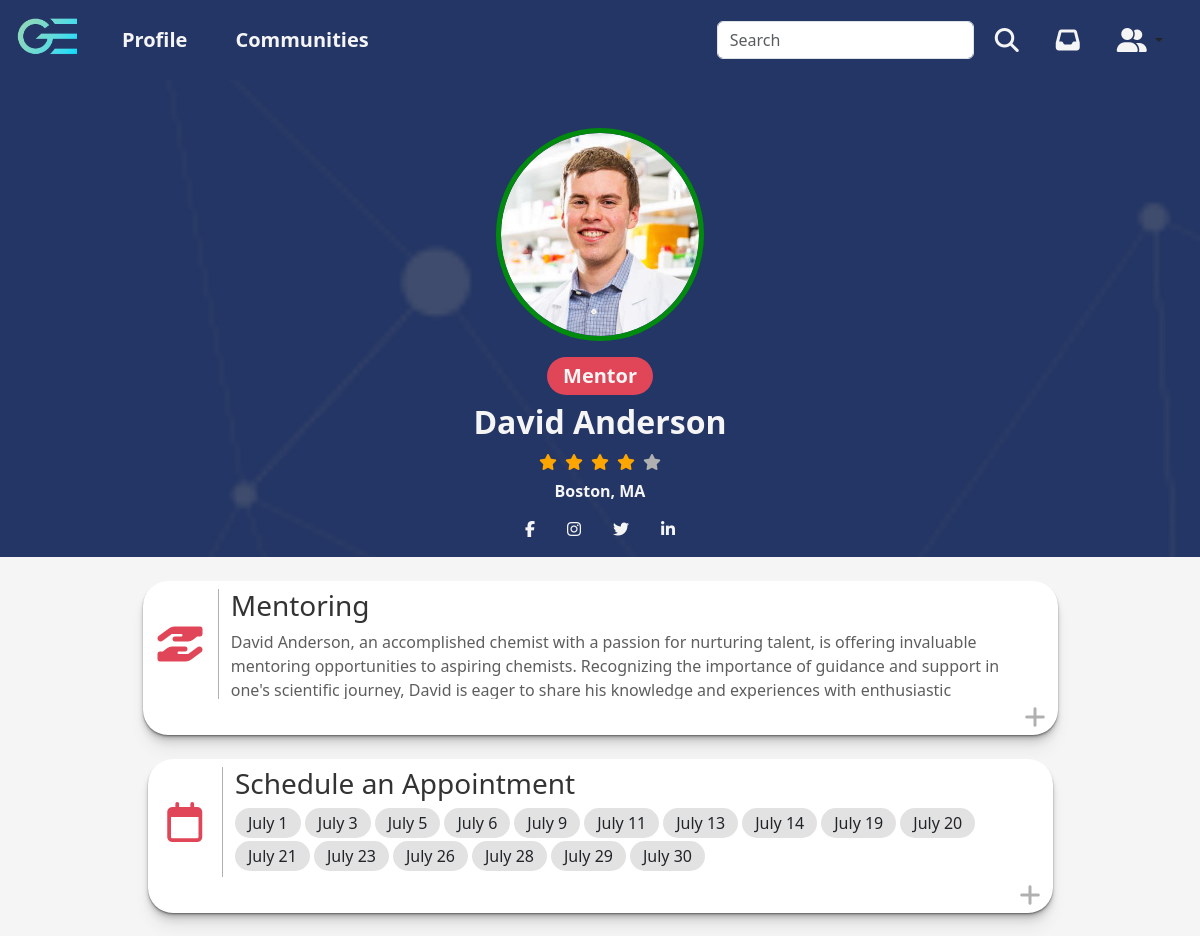
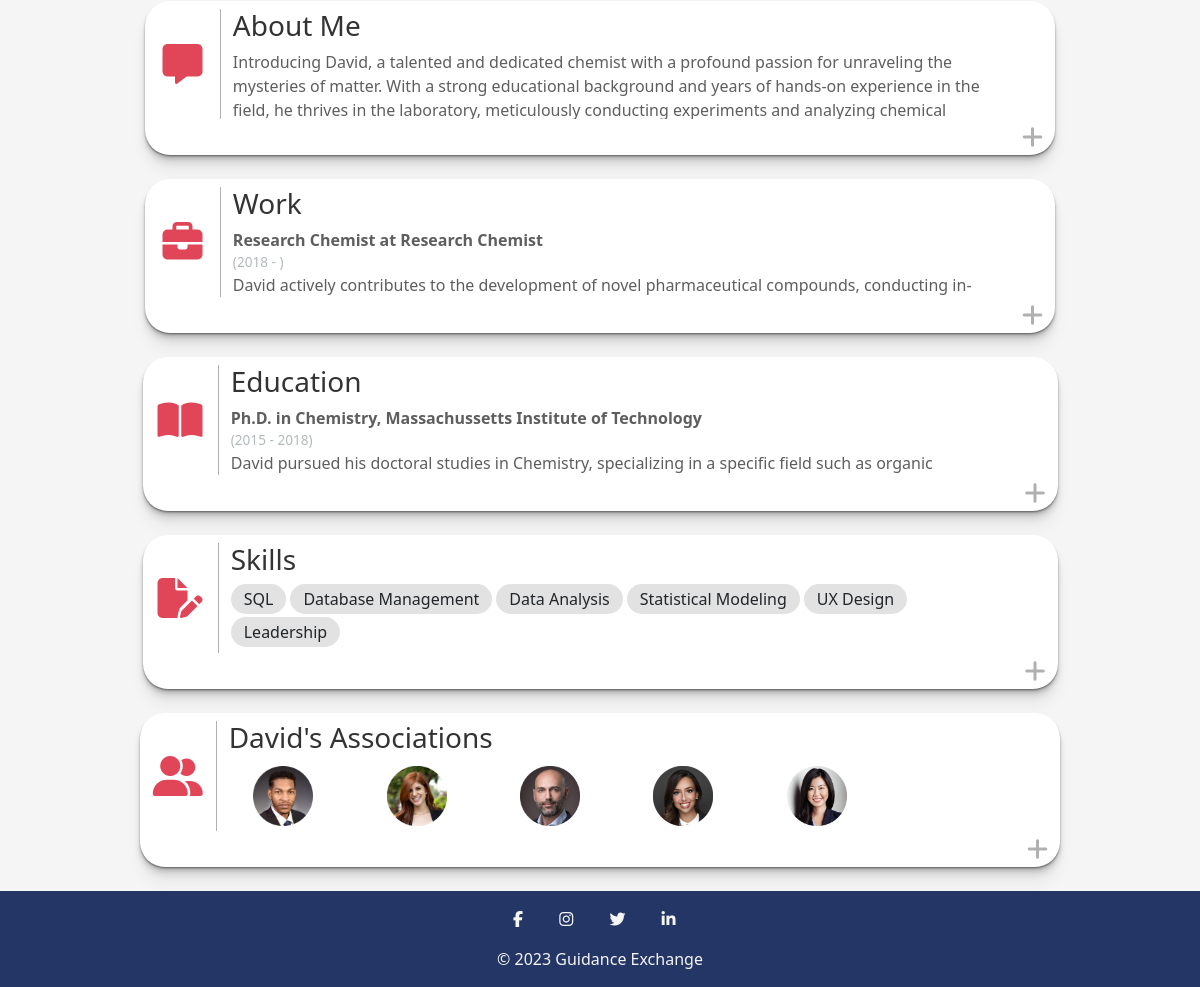
Screenshot of /profile.php?profileID=1 (signed in) with the database file from the repository (2 pictures, top to bottom).
### tables this page shows
CREATE TABLE UserData_t (
  UserID INT(9) NOT NULL,
  FirstName VARCHAR(255) NOT NULL,
  LastName VARCHAR(255) NOT NULL,
  ProfilePicture VARCHAR(255),
  ProfilePictureBorder VARCHAR(255),
  ProfilePictureBackground VARCHAR(255),
  Rating INT(1),
  LocationCity VARCHAR(255),
  LocationState VARCHAR(255),
  Facebook VARCHAR(255),
  Twitter VARCHAR(255),
  Instagram VARCHAR(255),
  LinkedIn VARCHAR(255),
  Mentoring LONGTEXT,
  AboutMe LONGTEXT,
  WorkTitle VARCHAR(255),
  WorkLocation VARCHAR(255),
  WorkStartDate DATE,
  WorkEndDate DATE,
  WorkDescription LONGTEXT,
  EducationDegree VARCHAR(255),
  EducationLocation VARCHAR(255),
  EducationStartDate DATE,
  EducationEndDate DATE,
  EducationDescription LONGTEXT,
  Associations VARCHAR(255),
  CONSTRAINT UserData_t_PK PRIMARY KEY (UserID),
  CONSTRAINT UserData_t_FK1 FOREIGN KEY (UserID) REFERENCES Auth_t(UserID)
);

### profile.php (the view, shortened to what the rows shown need)
<!DOCTYPE html>
<html lang="en">
<head>
  <link href="assets/fontawesome/css/fontawesome.css" rel="stylesheet">
  <link href="assets/fontawesome/css/brands.css" rel="stylesheet">
  <link href="assets/fontawesome/css/solid.css" rel="stylesheet">
  <link href="assets/bootstrap/css/bootstrap.min.css" rel="stylesheet" />
  <link rel="stylesheet" href="css/profile.css" />
  <link rel="stylesheet" href="css/main.css" />
</head>
  <?php
  include('includes/session.inc.php');
  $profileID = $_GET['profileID'];
  ?>
<body>
  <?php
  $sqlAuth = "SELECT * FROM `Auth_t` WHERE `UserID` = $profileID";
  $resultAuth = mysqli_query($con, $sqlAuth);
  while ($auth = mysqli_fetch_assoc($resultAuth)) {
    $mentorStatus = $auth['MentorStatus'];
  }
  $sql = "SELECT * FROM `UserData_t` WHERE `UserID` = $profileID";
  $result = mysqli_query($con, $sql);
  while ($profile = mysqli_fetch_assoc($result)) {
    $firstName = $profile['FirstName'];
    $lastName = $profile['LastName'];
    $profilePicture = $profile['ProfilePicture'];
    $profilePictureBorder = $profile['ProfilePictureBorder'];
    $profilePictureBackground = $profile['ProfilePictureBackground'];
    $rating = $profile['Rating'];
    $city = $profile['LocationCity'];
    $state = $profile['LocationState'];
    $facebook = $profile['Facebook'];
    $twitter = $profile['Twitter'];
    $instagram = $profile['Instagram'];
    $linkedIn = $profile['LinkedIn'];
    $mentoring = $profile['Mentoring'];
    $aboutMe = $profile['AboutMe'];
    $workTitle = $profile['WorkTitle'];
    $workTitleArray = explode(";", $workTitle ?? '');
    $workLocation = $profile['WorkLocation'];
    $workLocationArray = explode(";", $workTitle ?? '');
    $workStartDate = $profile['WorkStartDate'];
    $workStartDateArray = explode(";", $workStartDate ?? '');
    $workEndDate = $profile['WorkEndDate'];
    $workEndDateArray = explode(";", $workEndDate ?? '');
    $workDescription = $profile['WorkDescription'];
    $workDescriptionArray = explode(";", $workDescription ?? '');
    $educationDegree = $profile['EducationDegree'];
    $educationDegreeArray = explode(";", $educationDegree ?? '');
    $educationLocation = $profile['EducationLocation'];
    $educationLocationArray = explode(";", $educationLocation ?? '');
    $educationStartDate = $profile['EducationStartDate'];
    $educationStartDateArray = explode(";", $educationStartDate ?? '');
    $educationEndDate = $profile['EducationEndDate'];
    $educationEndDateArray = explode(";", $educationEndDate ?? '');
    $educationDescription = $profile['EducationDescription'];
    $educationDescriptionArray = explode(";", $educationDescription ?? '');
    $profileAssociations = $profile['Associations'];
    $profileAssociationsArray = explode(";", $profileAssociations ?? '');
  }
  $skillsSql = "SELECT * FROM `Qualifications_t` WHERE `UserID` = $profileID";
  $skillsResult = mysqli_query($con, $skillsSql);
  $skillsArray = array();
  while ($qualifications = mysqli_fetch_assoc($skillsResult)) {
    $skillsArray[] = $qualifications['SkillID'];
  }
  if ($skillsArray != null) {
    $qualificationsSql = "SELECT `skillName` FROM `skills_t` WHERE `skillID` IN (" . implode(',', $skillsArray) . ")";
    $qualificationsResult = mysqli_query($con, $qualificationsSql);
    $skillNames = array();
    while ($row = mysqli_fetch_assoc($qualificationsResult)) {
      $skillNames[] = $row['skillName'];
    }
  }
  if ($mentorStatus == true) {
    $sqlAvailableAppointments = "SELECT `AppointmentTime` FROM `Appointments_t` WHERE `MentorID` = $profileID AND `SchedulerID` IS NULL";
    $resultAvailableAppointments = mysqli_query($con, $sqlAvailableAppointments);
    if (mysqli_num_rows($resultAvailableAppointments) > 0) {
      $availableAppointmentsArray = [];
      while ($availableAppointments = mysqli_fetch_assoc($resultAvailableAppointments)) {
        $availableAppointmentsArray[] = $availableAppointments['AppointmentTime'];
      }
      sort($availableAppointmentsArray);
    } else {
      $availableAppointmentsArray = null;
    }
  } else {
    $availableAppointmentsArray = null;
  }
  $state_abbreviations = array(
    'AL' => 'Alabama', 'AK' => 'Alaska', 'AZ' => 'Arizona', 'AR' => 'Arkansas', 'CA' => 'California', 'CO' => 'Colorado',
    'CT' => 'Connecticut', 'DE' => 'Delaware', 'FL' => 'Florida', 'GA' => 'Georgia', 'HI' => 'Hawaii', 'ID' => 'Idaho',
    'IL' => 'Illinois', 'IN' => 'Indiana', 'IA' => 'Iowa', 'KS' => 'Kansas', 'KY' => 'Kentucky', 'LA' => 'Louisiana',
    'ME' => 'Maine', 'MD' => 'Maryland', 'MA' => 'Massachusetts', 'MI' => 'Michigan', 'MN' => 'Minnesota', 'MS' => 'Mississippi',
    'MO' => 'Missouri', 'MT' => 'Montana', 'NE' => 'Nebraska', 'NV' => 'Nevada', 'NH' => 'New Hampshire', 'NJ' => 'New Jersey',
    'NM' => 'New Mexico', 'NY' => 'New York', 'NC' => 'North Carolina', 'ND' => 'North Dakota', 'OH' => 'Ohio', 'OK' => 'Oklahoma',
    'OR' => 'Oregon', 'PA' => 'Pennsylvania', 'RI' => 'Rhode Island', 'SC' => 'South Carolina', 'SD' => 'South Dakota', 'TN' => 'Tennessee',
    'TX' => 'Texas', 'UT' => 'Utah', 'VT' => 'Vermont', 'VA' => 'Virginia', 'WA' => 'Washington', 'WV' => 'West Virginia',
    'WI' => 'Wisconsin', 'WY' => 'Wyoming', 'DC' => 'District of Columbia'
  );
  echo '<section class="photo-section pt-5 pb-3" style="background-image: url(&#39;img/' . $profilePictureBackground . '&#39;); background-attachment: fixed; background-size: cover;">';
  echo '<div class="container-fluid flex-column">';
  if ($profilePictureBorder == null) {
    if ($profilePicture == null) {
      echo '<img class="profile-photo mb-3" style="border-color: #008a0e;" src="img/blank-profile-image.png" alt="' . $firstName . ' ' . $lastName . ' Profile Photo">';
    } else {
      echo '<img class="profile-photo mb-3" style="border-color: #008a0e;" src="upload/' . $profilePicture . '" alt="' . $firstName . ' ' . $lastName . ' Profile Photo">';
    }
  } else {
    if ($profilePicture == null) {
      echo '<img class="profile-photo mb-3" style="border-color: #008a0e;" src="img/blank-profile-image.png" alt="' . $firstName . ' ' . $lastName . ' Profile Photo">';
    } else {
      echo '<img class="profile-photo mb-3" style="border-color: ' . $profilePictureBorder . ';" src="upload/' . $profilePicture . '" alt="' . $firstName . ' ' . $lastName . ' Profile Photo">';
    }
  }
  if ($mentorStatus == true) {
    echo '<div class="mentor-tag mb-2">';
    echo '<p class="py-1 px-3 m-0">Mentor</p>';
    echo '</div>';
  }
  echo '<h1 class="profile-name mb-2">' . $firstName . ' ' . $lastName . '</h1>';
  if ($rating != null) {
    echo '<div class="flex-row">';
    for ($x = 1; $x <= $rating; $x++) {
      echo '<i class="fa-solid fa-star filled px-1"></i>';
    }
    if ($rating < 5) {
      $unfilled = 5 - $rating;
      for ($y = 1; $y <= $unfilled; $y++) {
        echo '<i class="fa-solid fa-star unfilled px-1"></i>';
      }
    }
    echo '</div>';
  }
  if ($city != null) {
    echo '<h2 class="city-name mt-2 mb-3">' . $city;
    if ($state != null) {
      $abbreviation = array_search($state, $state_abbreviations);
      echo ', ' . $abbreviation . '</h2>';
    } else {
      echo '</h2>';
    }
  } elseif ($state != null) {
    echo '<h2 class="city-name mt-2 mb-3">' . $state . '</h2>';
  }
  if ($facebook or $instagram or $twitter or $linkedIn != null) {
    echo '<div class="mb-0">';
    if ($facebook != null) {
      echo '<a href="https://www.facebook.com/' . $facebook . '" class="mx-3"><i class="fa fa-facebook"></i></a>';
    }
    if ($instagram != null) {
      echo '<a href="https://www.instagram.com/' . $instagram . '" class="mx-3"><i class="fa fa-instagram"></i></a>';
    }
    if ($twitter != null) {
      echo '<a href="https://www.twitter.com/' . $twitter . '" class="mx-3"><i class="fa fa-twitter"></i></a>';
    }
    if ($linkedIn != null) {
      echo '<a href="https://www.linkedin.com/in/' . $linkedIn . '" class="mx-3"><i class="fa fa-linkedin"></i></a>';
    }
    echo '</div>';
  }
  echo '</div>';
  echo '</section>';
  echo '<section class="content-section pt-4">';
  if ($mentoring != null) {
    echo '<div class="container-fluid pb-4">';
    echo '<div class="row align-items-start profile-section pt-2">';
    echo '<div class="col-1 d-flex align-items-center justify-content-center profile-icon">';
    echo '<i class="fa-solid fa-hand-holding-hand"></i>';
    echo '</div>';
    echo '<div class="col-11 profile-wrap">';
    echo '<h3>Mentoring</h3>';
    echo '<p>' . $mentoring . '</p>';
    echo '</div>';
    echo '<div class="col-12 text-end">';
    echo '<div class="open-link">';
    echo '<div class="expand-btn"><i class="fa-solid fa-plus"></i></div>';
    echo '</div></div></div></div>';
  }
  if ($availableAppointmentsArray != null && $userID != $profileID) {
    echo '<div class="container-fluid pb-4">';
    echo '<div class="row align-items-start profile-section pt-2">';
    echo '<div class="col-12 text-end">';
    echo '<div class="open-link">';
    echo '</div></div></div></div>';
  }
  if ($aboutMe != null) {
    echo '<div class="container-fluid pb-4">';
    echo '<div class="row align-items-start profile-section pt-2">';
    echo '<div class="col-1 d-flex align-items-center justify-content-center profile-icon">';
    echo '<i class="fa-solid fa-message"></i>';
    echo '</div>';
    echo '<div class="col-11 profile-wrap">';
    echo '<h3>About Me</h3>';
    echo '<p>' . $aboutMe . '</p>';
    echo '</div>';
    echo '<div class="col-12 text-end">';
    echo '<div class="open-link">';
    echo '<div class="expand-btn"><i class="fa-solid fa-plus"></i></div>';
    echo '</div></div></div></div>';
  }
  if ($workLocation != null) {
    echo '<div class="container-fluid pb-4">';
    echo '<div class="row align-items-start profile-section pt-2">';
    echo '<div class="col-11 profile-wrap">';
    echo '<h3>Work</h3>';
    foreach ($workLocationArray as $location) {
      $wl = 0;
      echo '<p class="mb-0"><strong>' . $workTitleArray[$wl] . ' at ' . $location . '</strong></p>';
      if ($workEndDateArray[$wl] != null) {
        echo '<p class="profile-date mb-0">(' . date_format(date_create($workStartDateArray[$wl]), "Y") . ' - ' . date_format(date_create($workEndDateArray[$wl]), "Y") . ')</p>';
      } else {
        echo '<p class="profile-date mb-0">(' . date_format(date_create($workStartDateArray[$wl]), "Y") . ' - )</p>';
      }
      echo '<p>' . $workDescriptionArray[$wl] . '</p>';
    }
    echo '</div>';
    echo '<div class="col-12 text-end">';
    echo '<div class="open-link">';
    echo '</div></div></div></div>';
  }
  if ($educationLocation != null) {
    echo '<div class="container-fluid pb-4">';
    echo '<div class="row align-items-start profile-section pt-2">';
    echo '<div class="col-11 profile-wrap">';
    echo '<h3>Education</h3>';
    foreach ($educationLocationArray as $location) {
      $el = 0;
      echo '<p class="mb-0"><strong>' . $educationDegreeArray[$el] . ', ' . $location . '</strong></p>';
      if ($educationEndDateArray[$el] != null) {
        echo '<p class="profile-date mb-0">(' . date_format(date_create($educationStartDateArray[$el]), "Y") . ' - ' . date_format(date_create($educationEndDateArray[$el]), "Y") . ')</p>';
      } else {
        echo '<p class="profile-date mb-0">(' . date_format(date_create($educationStartDateArray[$el]), "Y") . ' - )</p>';
      }
      echo '<p>' . $educationDescriptionArray[$el] . '</p>';
    }
    echo '</div>';
    echo '<div class="col-12 text-end">';
    echo '<div class="open-link">';
    echo '</div></div></div></div>';
  }
  if (isset($skillNames) && $skillNames != null) {
    echo '<div class="container-fluid pb-4">';
    echo '<div class="row align-items-start profile-section pt-2">';
    echo '<div class="col-12 text-end">';
    echo '<div class="open-link">';
    echo '</div></div></div></div>';
  }
  if ($profileAssociations != null) {
    echo '<div class="container-fluid pb-4">';
    echo '<div class="row align-items-start profile-section pt-2">';
    echo '<div class="col-11 profile-wrap">';
    if ($profileID == $userID) {
      echo '<h3>My Associations</h3>';
    } else {
      echo '<h3>' . $firstName . '&#39;s Associations</h3>';
    }
    echo '<div class="row pt-1">';
    include('includes/connect.inc.php');
    foreach ($profileAssociationsArray as $value) {
      $associationSql = "SELECT `FirstName`,`LastName`,`ProfilePicture` FROM `userdata_t` WHERE `UserID`=$value";
      $associationResult = mysqli_query($con, $associationSql);
      while ($profileAssociation = mysqli_fetch_assoc($associationResult)) {
        $associationFirstName = $profileAssociation['FirstName'];
        $associationLastName = $profileAssociation['LastName'];
        $associationProfilePicture = $profileAssociation['ProfilePicture'];
      }
      echo '<div class="col-2 d-flex align-items center justify-content-center">';
      echo '<a href="profile.php?profileID=' . $value . '"><img class="association-photo" src="upload/' . $associationProfilePicture . '" alt="' . $associationFirstName . ' ' . $associationLastName . ' Profile Photo"></a>';
      echo '</div>';
    }
    echo '</div>';
    echo '</div>';
    echo '<div class="col-12 text-end">';
    echo '<div class="open-link">';
    echo '</div></div></div></div>';
  }
  echo '</section>';
  ?>
</body>
</html>

### rows the page displays
userdata_t: ProfilePictureBackground (picture), ProfilePicture (picture), FirstName "David", LastName "Anderson", Rating 4 (drawn), LocationCity "Boston", LocationState "MA", Mentoring "David Anderson, an accomplished chemist with a passion for nurturing talent, is offering invaluable mentoring opportunities to aspiring chemists. Recognizing the importance of guidance and support in one's scientific journey, David is eager to share his knowledge and experiences with enthusiastic…", AboutMe "Introducing David, a talented and dedicated chemist with a profound passion for unraveling the mysteries of matter. With a strong educational background and years of hands-on experience in the field, he thrives in the laboratory, meticulously conducting experiments and analyzing chemical…", WorkTitle "Research Chemist", WorkStartDate "2018", WorkDescription "David actively contributes to the development of novel pharmaceutical compounds, conducting…", EducationDegree "Ph.D. in Chemistry", EducationLocation "Massachussetts Institute of Technology", EducationStartDate "2015", EducationEndDate "2018", EducationDescription "David pursued his doctoral studies in Chemistry, specializing in a specific field such as organic…"
userdata_t: ProfilePicture (picture)
userdata_t: ProfilePicture (picture)
userdata_t: ProfilePicture (picture)
userdata_t: ProfilePicture (picture)
userdata_t: ProfilePicture (picture)

### other values shown
date('F j', strtotime($date)) "July 1"
date('F j', strtotime($date)) "July 3"
date('F j', strtotime($date)) "July 5"
date('F j', strtotime($date)) "July 6"
date('F j', strtotime($date)) "July 9"
date('F j', strtotime($date)) "July 11"
date('F j', strtotime($date)) "July 13"
date('F j', strtotime($date)) "July 14"
date('F j', strtotime($date)) "July 19"
date('F j', strtotime($date)) "July 20"
date('F j', strtotime($date)) "July 21"
date('F j', strtotime($date)) "July 23"
date('F j', strtotime($date)) "July 26"
date('F j', strtotime($date)) "July 28"
date('F j', strtotime($date)) "July 29"
